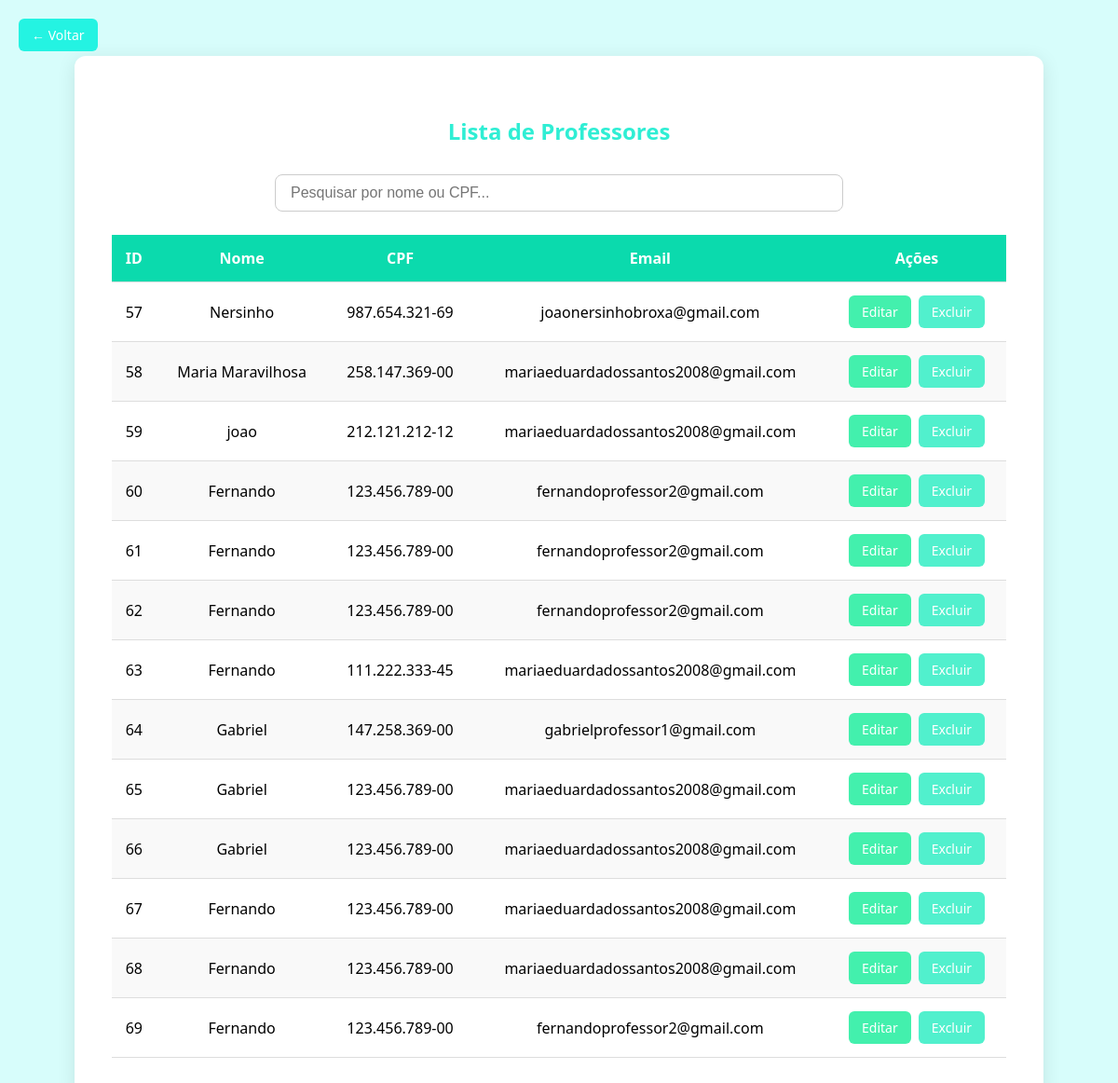
The app's page /professores/listar_professores.php, older data.
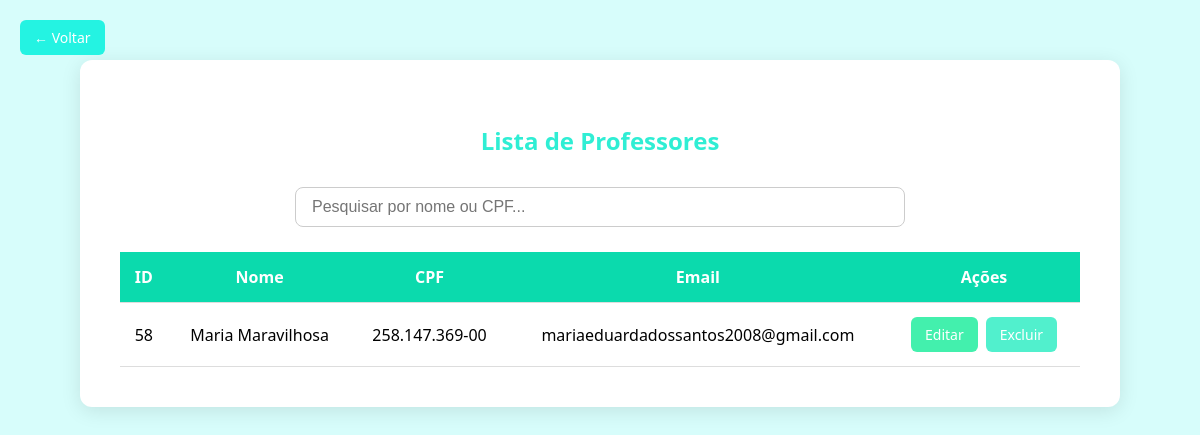
The same page, newer data.
### tables this page shows
CREATE TABLE `professores` (
  `id` int(11) NOT NULL,
  `nome` varchar(40) NOT NULL,
  `cpf` varchar(11) NOT NULL,
  `senha` varchar(255) NOT NULL,
  `email` varchar(100) NOT NULL
);

### professores/listar_professores.php (the view, shortened to what this page needs)
<?php
require '../db.php';
$sql = "SELECT * FROM professores";
$stmt = $pdo->prepare($sql);
$stmt->execute();
$professores = $stmt->fetchAll(PDO::FETCH_ASSOC);
function formatCPF($cpf) {
    if (strlen($cpf) === 11) {
        return preg_replace("/(\d{3})(\d{3})(\d{3})(\d{2})/", "$1.$2.$3-$4", $cpf);
    }
    return $cpf;
}
?>
<!DOCTYPE html>
<html lang="pt-br">
<head>
</head>
<body>
<div class="container">
    <h3>Lista de Professores</h3>
    <div class="search-box">
        <input type="text" id="searchInput" placeholder="Pesquisar por nome ou CPF...">
    </div>
    <table id="professoresTable">
        <thead>
            <tr>
                <th>ID</th>
                <th>Nome</th>
                <th>CPF</th>
                <th>Email</th>
                <th>Ações</th>
            </tr>
        </thead>
        <tbody>
            <?php if ($professores): ?>
                <?php foreach ($professores as $professor): ?>
                    <tr>
                        <td><?= $professor['id']; ?></td>
                        <td><?= htmlspecialchars($professor['nome']); ?></td>
                        <td><?= htmlspecialchars(formatCPF($professor['cpf'])); ?></td>
                        <td><?= htmlspecialchars($professor['email']); ?></td>
                        <td>
                            <div style="display: flex; justify-content: center; gap: 8px;">
                                <a class="btn btn-editar" href="?editar=<?= $professor['id']; ?>">Editar</a>
                                <a class="btn btn-excluir" href="?excluir=<?= $professor['id']; ?>" onclick="return confirm('Tem certeza que deseja excluir este professor?');">Excluir</a>
                            </div>
                        </td>
                    </tr>
                <?php endforeach; ?>
            <?php else: ?>
                <tr><td colspan="5" class="no-data">Nenhum professor encontrado.</td></tr>
            <?php endif; ?>
        </tbody>
    </table>
    <a href="../listas.php" class="btn btn-voltar">← Voltar</a>
</div>
</body>
</html>

### professores/listar_professores.php (style rules this page uses)
body { background-color:rgb(215, 253, 251); font-family: 'Segoe UI', sans-serif; margin: 0; padding: 0; }
.container { max-width: 960px; margin: 60px auto; background: #ffffff; padding: 40px; border-radius: 12px; box-shadow: 0 4px 20px rgba(0,0,0,0.1); }
h3 { text-align: center; color:rgb(47, 238, 212); font-size: 24px; margin-bottom: 30px; }
.search-box { margin-bottom: 25px; text-align: center; }
#searchInput { width: 60%; padding: 10px 16px; border: 1px solid #ccc; border-radius: 8px; font-size: 16px; }
table { width: 100%; border-collapse: collapse; margin-top: 10px; }
table th, table td { padding: 14px 12px; border-bottom: 1px solid #ddd; text-align: center; }
table th { background-color:rgb(11, 218, 173); color: #fff; }
.btn { padding: 8px 14px; border-radius: 6px; font-size: 14px; font-weight: 500; text-decoration: none; color: #fff; transition: background-color 0.2s ease; cursor: pointer; border: none; }
.btn-editar { background-color:rgb(67, 240, 173); }
.btn-excluir { background-color:rgb(81, 240, 205); }
.btn-voltar { position: absolute; top: 20px; left: 20px; background-color:rgb(36, 243, 226); }
table tr:nth-child(even) { background-color: #f9f9f9; }

Row changes from the older to the newer data that the page shows:
removed professores: id "57", nome "Nersinho", cpf "987.654.321-69", email "joaonersinhobroxa@gmail.com"
removed professores: id "59", nome "joao", cpf "212.121.212-12", email "mariaeduardadossantos2008@gmail.com"
removed professores: id "60", nome "Fernando", cpf "123.456.789-00", email "fernandoprofessor2@gmail.com"
removed professores: id "61", nome "Fernando", cpf "123.456.789-00", email "fernandoprofessor2@gmail.com"
removed professores: id "62", nome "Fernando", cpf "123.456.789-00", email "fernandoprofessor2@gmail.com"
removed professores: id "63", nome "Fernando", cpf "111.222.333-45", email "mariaeduardadossantos2008@gmail.com"
removed professores: id "64", nome "Gabriel", cpf "147.258.369-00", email "gabrielprofessor1@gmail.com"
removed professores: id "65", nome "Gabriel", cpf "123.456.789-00", email "mariaeduardadossantos2008@gmail.com"
removed professores: id "66", nome "Gabriel", cpf "123.456.789-00", email "mariaeduardadossantos2008@gmail.com"
removed professores: id "67", nome "Fernando", cpf "123.456.789-00", email "mariaeduardadossantos2008@gmail.com"
removed professores: id "68", nome "Fernando", cpf "123.456.789-00", email "mariaeduardadossantos2008@gmail.com"
removed professores: id "69", nome "Fernando", cpf "123.456.789-00", email "fernandoprofessor2@gmail.com"
